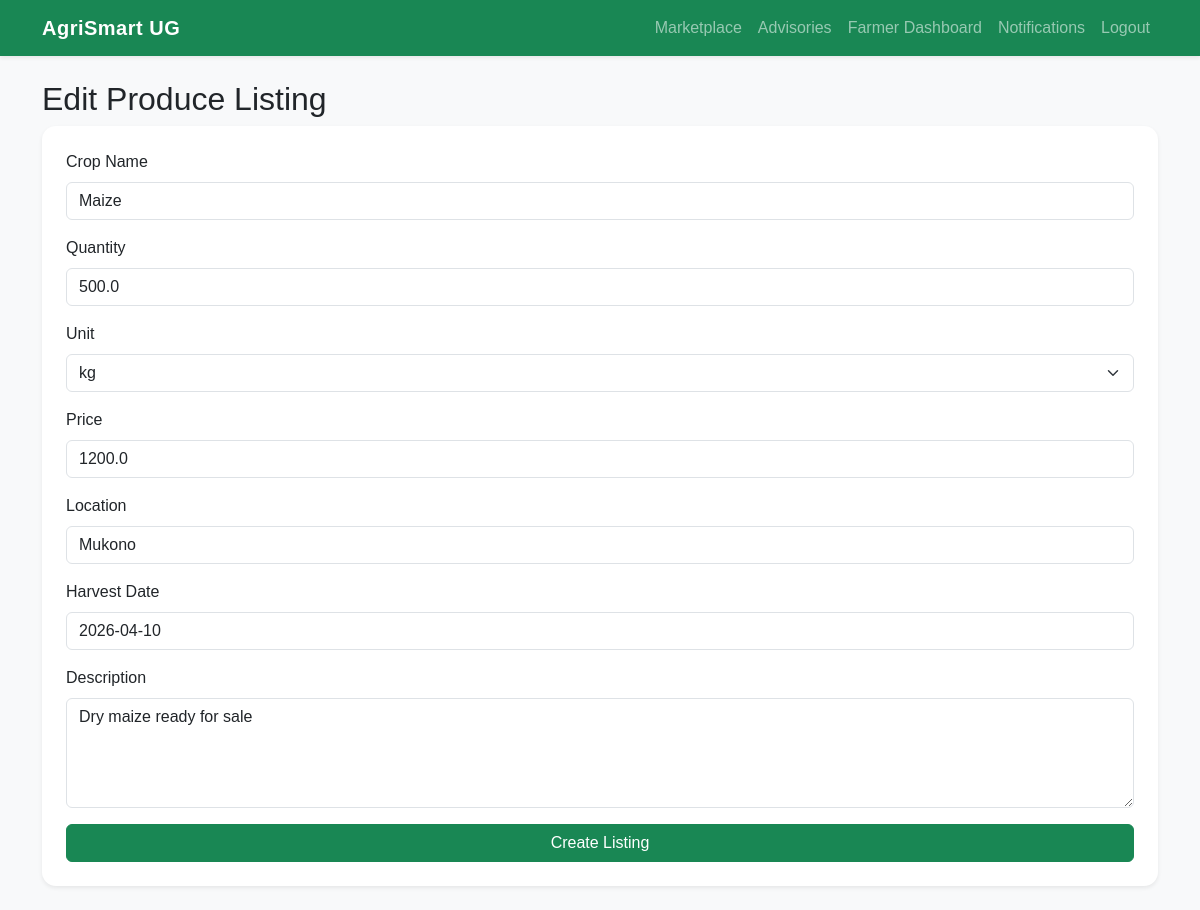
/marketplace/1/edit (signed in), run on the app's committed database.
### app/models.py (models this page shows)
class ProduceListing(db.Model):
    id = db.Column(db.Integer, primary_key=True)
    farmer_id = db.Column(db.Integer, db.ForeignKey("user.id"), nullable=False)
    crop_name = db.Column(db.String(100), nullable=False)
    quantity = db.Column(db.Float, nullable=False)
    unit = db.Column(db.String(30), nullable=False)
    price = db.Column(db.Float, nullable=False)
    location = db.Column(db.String(120), nullable=False)
    harvest_date = db.Column(db.String(50))
    description = db.Column(db.Text)
    status = db.Column(db.String(30), default="available")
    created_at = db.Column(db.DateTime, default=datetime.utcnow)

### app/routes/marketplace.py (the view, shortened to what this page needs)
@marketplace_bp.route("/<int:listing_id>/edit", methods=["GET", "POST"])
@login_required
@roles_required("farmer")
def edit_listing(listing_id):
    listing = ProduceListing.query.get_or_404(listing_id)
    if listing.farmer_id != current_user.id:
        flash("Unauthorized access.", "danger")
        return redirect(url_for("marketplace.listings"))
    form = ProduceListingForm(obj=listing)
    return render_template("marketplace/edit_listing.html", form=form)

### app/forms.py
class ProduceListingForm(FlaskForm):
    crop_name = StringField("Crop Name", validators=[DataRequired()])
    quantity = FloatField("Quantity", validators=[DataRequired()])
    unit = SelectField("Unit", choices=[
        ("kg", "kg"),
        ("bags", "bags"),
        ("tons", "tons"),
        ("crates", "crates")
    ], validators=[DataRequired()])
    price = FloatField("Price", validators=[DataRequired()])
    location = StringField("Location", validators=[DataRequired()])
    harvest_date = StringField("Harvest Date")
    description = TextAreaField("Description")
    submit = SubmitField("Create Listing")

### app/models.py (called while the page is built)
@login_manager.user_loader
def load_user(user_id):
    return User.query.get(int(user_id))

### app/templates/marketplace/edit_listing.html (shortened to what this page needs)
{% extends "base.html" %}
{% block content %}
<h2>Edit Produce Listing</h2>
<form method="POST" class="card shadow-sm p-4">
    <div class="mb-3">{{ form.crop_name.label(class="form-label") }}{{ form.crop_name(class="form-control") }}</div>
    <div class="mb-3">{{ form.quantity.label(class="form-label") }}{{ form.quantity(class="form-control") }}</div>
    <div class="mb-3">{{ form.unit.label(class="form-label") }}{{ form.unit(class="form-select") }}</div>
    <div class="mb-3">{{ form.price.label(class="form-label") }}{{ form.price(class="form-control") }}</div>
    <div class="mb-3">{{ form.location.label(class="form-label") }}{{ form.location(class="form-control") }}</div>
    <div class="mb-3">{{ form.harvest_date.label(class="form-label") }}{{ form.harvest_date(class="form-control") }}
    </div>
    <div class="mb-3">{{ form.description.label(class="form-label") }}{{ form.description(class="form-control",
        rows="4") }}</div>
    {{ form.submit(class="btn btn-success") }}
</form>
{% endblock %}

### app/static/css/style.css (style rules this page uses)
body { font-family: Arial, sans-serif; }
.card { border: none; border-radius: 14px; }

### data on the page
ProduceListing: crop_name "Maize", quantity "500.0", unit "kg", price "1200.0", location "Mukono", harvest_date "2026-04-10", description "Dry maize ready for sale"
